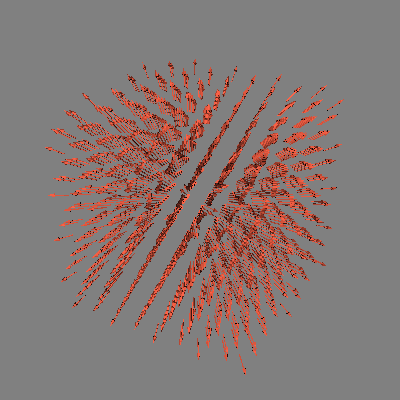

The Python source for this figure:
#!/usr/bin/env python

# Demonstrate vtkDataSetGradient by computing cell gradients of scalar
# data on an unstructured grid and visualizing them as arrow glyphs.

import os

# Factory overrides
import vtkmodules.vtkInteractionStyle  # noqa: F401
import vtkmodules.vtkRenderingOpenGL2  # noqa: F401

from vtkmodules.vtkCommonCore import (
    reference,
    vtkDoubleArray,
    vtkPoints,
)
from vtkmodules.vtkCommonDataModel import (
    vtkGenericCell,
    vtkPolyData,
)
from vtkmodules.vtkFiltersCore import (
    vtkGlyph3D,
    vtkMaskPoints,
)
from vtkmodules.vtkFiltersGeneral import vtkDataSetGradient
from vtkmodules.vtkFiltersSources import vtkArrowSource
from vtkmodules.vtkIOLegacy import vtkUnstructuredGridReader
from vtkmodules.vtkRenderingCore import (
    vtkActor,
    vtkPolyDataMapper,
    vtkRenderWindow,
    vtkRenderWindowInteractor,
    vtkRenderer,
)

# Data directory
data_dir = os.environ.get("VPE_DATA_DIR", os.path.dirname(os.path.abspath(__file__)))

# Read the data
reader = vtkUnstructuredGridReader()
reader.SetFileName(os.path.join(data_dir, "hexa.vtk"))

# Compute gradient for each cell
gradient = vtkDataSetGradient()
gradient.SetInputConnection(reader.GetOutputPort())
gradient.SetInputArrayToProcess(0, 0, 0, 0, "scalars")
gradient.Update()

# Build polydata with points at parametric center of each cell
gradient_at_centers = gradient.GetOutput().GetCellData().GetArray("gradient")

poly_data = vtkPolyData()
center_points = vtkPoints()
center_points.SetNumberOfPoints(gradient.GetOutput().GetNumberOfCells())

a_cell = vtkGenericCell()
for cell_id in range(gradient.GetOutput().GetNumberOfCells()):
    reader.GetOutput().GetCell(cell_id, a_cell)
    pcenter = [0.0, 0.0, 0.0]
    a_cell.GetParametricCenter(pcenter)
    weights = [0.0] * a_cell.GetNumberOfPoints()
    center = [0.0, 0.0, 0.0]
    sub_id = reference(0)
    a_cell.EvaluateLocation(sub_id, pcenter, center, weights)
    center_points.SetPoint(cell_id, center)

poly_data.SetPoints(center_points)
poly_data.GetPointData().SetVectors(gradient_at_centers)

# Select a subset of gradients
num_points = reader.GetOutput().GetNumberOfPoints()
on_ratio = max(1, int(num_points / (num_points * 0.1)))

mask_points = vtkMaskPoints()
mask_points.SetInputData(poly_data)
mask_points.RandomModeOff()
mask_points.SetOnRatio(on_ratio)

# Create arrow glyphs for the gradient
arrow_source = vtkArrowSource()

scale_factor = 0.005
vector_glyph = vtkGlyph3D()
vector_glyph.SetSourceConnection(arrow_source.GetOutputPort())
vector_glyph.SetInputConnection(mask_points.GetOutputPort())
vector_glyph.SetScaleModeToScaleByVector()
vector_glyph.SetVectorModeToUseVector()
vector_glyph.SetScaleFactor(scale_factor)

vector_mapper = vtkPolyDataMapper()
vector_mapper.SetInputConnection(vector_glyph.GetOutputPort())
vector_mapper.ScalarVisibilityOff()

vector_actor = vtkActor()
vector_actor.SetMapper(vector_mapper)
vector_actor.GetProperty().SetColor(1.0, 0.3882, 0.2784)

# Renderer
renderer = vtkRenderer()
renderer.SetBackground(0.5, 0.5, 0.5)
renderer.AddActor(vector_actor)

# Window
render_window = vtkRenderWindow()
render_window.AddRenderer(renderer)
render_window.SetSize(400, 400)
render_window.SetWindowName("dataset gradient")

# Interactor
interactor = vtkRenderWindowInteractor()
interactor.SetRenderWindow(render_window)

# Scene
renderer.ResetCamera()
renderer.GetActiveCamera().Azimuth(120)
renderer.GetActiveCamera().Elevation(30)
renderer.GetActiveCamera().Dolly(1.0)
renderer.ResetCameraClippingRange()

interactor.Initialize()
interactor.Start()
